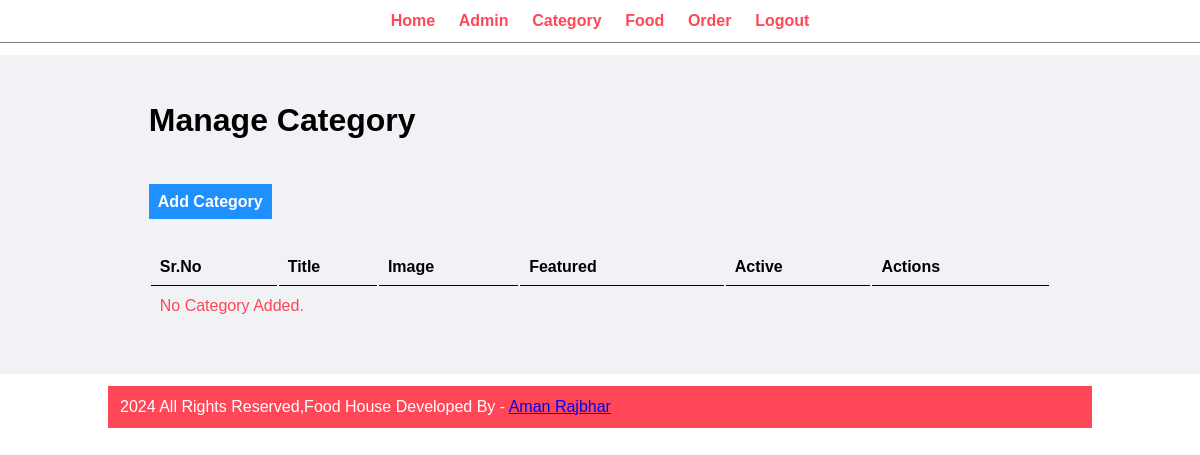
/admin/manage-category.php (signed in), run on an earlier commit of the app's database.
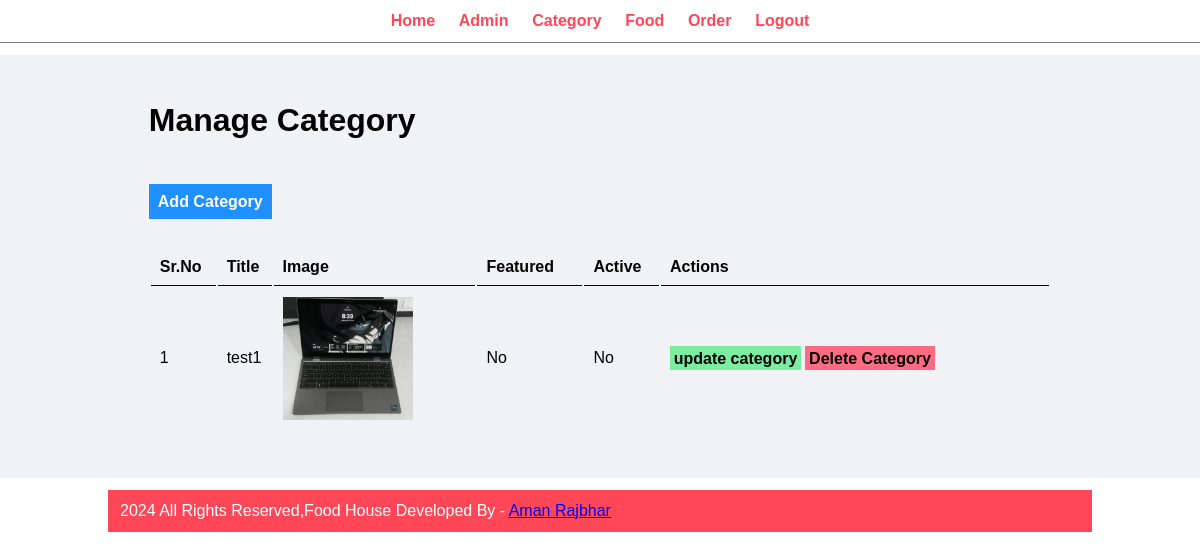
And on a later commit of the database.
### tables this page shows
CREATE TABLE `tbl_category` (
  `id` int NOT NULL,
  `title` varchar(255) NOT NULL,
  `image_name` varchar(255) DEFAULT NULL,
  `featured` enum('Yes','No') DEFAULT 'No',
  `active` enum('Yes','No') DEFAULT 'No'
);

### admin/manage-category.php (the view, shortened to what this page needs)
<?php include('partials/menu.php'); ?>
<div class="main-content">
    <div class="wrapper">
        <h1>Manage Category</h1>
        <br />
        <br><br>
        <a href="<?php echo SITEURL; ?>/admin/add-category.php" class="btn-primary">Add Category</a>
        <br /><br /><br />
        <table class="tbl-full">
            <tr>
                <th>Sr.No</th>
                <th>Title</th>
                <th>Image</th>
                <th>Featured</th>
                <th>Active</th>
                <th>Actions</th>
            </tr>
            <?php
            $sql = "SELECT * FROM tbl_category";
            $res = mysqli_query($conn, $sql);
            $count = mysqli_num_rows($res);
            $sn = 1;
            if ($count > 0) {
                while ($row = mysqli_fetch_assoc($res)) {
                    $id = $row['id'];
                    $title = $row['title'];
                    $image_name = $row['image_name'];
                    $Featured = $row['featured'];
                    $active = $row['active'];
            ?>
                    <tr>
                        <td><?php echo $sn++; ?></td>
                        <td><?php echo $title; ?></td>
                        <td>
                            <?php
                            if ($image_name != "") {
                            ?>
                                <img src="<?php echo SITEURL; ?>/images/category/<?php echo $image_name; ?>" width="130px">
                            <?php
                            } else {
                                echo "<div class='error'>Image not added.</div>";
                            }
                            ?>
                        </td>
                        <td><?php echo $Featured; ?></td>
                        <td><?php echo $active; ?></td>
                        <td>
                            <a href="<?php echo SITEURL;?>/admin/update-category.php" class="btn-secondary">update category</a>
                            <a href="<?php echo SITEURL; ?>/admin/delete-category.php?id=<?php echo $id; ?>&image_name=<?php echo $image_name; ?>" class="btn-danger">Delete Category</a>
                        </td>
                    </tr>
                <?php
                }
            } else {
                ?>
                <tr>
                    <td colspan="6">
                        <div class="error">No Category Added.</div>
                    </td>
                </tr>
            <?php
            }
            ?>
        </table>
    </div>
</div>
<?php include('partials/footer.php'); ?>

### admin/partials/menu.php (shortened to what this page needs)
<html>
<head>
    <link rel="stylesheet" href="../css/admin.css">
</head>
<body>
    <div class="menu text-center">
        <div class="wrapper">
            <ul>
                <li><a href="index.php">Home</a></li>
                <li><a href="manage-admin.php">Admin</a></li>
                <li><a href="manage-category.php">Category</a></li>
                <li><a href="manage-food.php">Food</a></li>
                <li><a href="manage-order.php">Order</a></li>
                <li><a href="logout.php">Logout</a></li>
            </ul>
        </div>
    </div>
</body>
</html>

### admin/partials/footer.php
<div class="footer">
    <div class="wrapper">
        <p>2024 All Rights Reserved,Food House Developed By - <a href="#">Aman Rajbhar</a></p>
    </div>
</div>
</body>
</html>

### css/admin.css (style rules this page uses)
* { margin: 0; padding: 0; font-family: Arial, Helvetica, sans-serif; }
.wrapper { padding: 1%; width: 80%; margin: 0 auto; }
.text-center { text-align: center; }
.tbl-full { width: 100%; }
table tr th { border-bottom: 1px solid black; padding: 1%; text-align: left; }
table tr td { padding: 1%; }
.btn-primary { background-color: #1e90ff; padding: 1%; color: white; text-decoration: none; font-weight: bold; }
.btn-secondary { background-color: #7bed9f; padding: 1%; color:black; text-decoration: none; font-weight: bold; }
.btn-danger { background-color: #ff6b81; padding: 1%; color: black; text-decoration: none; font-weight: bold; }
.menu { border-bottom: 1px solid grey; }
.menu { text-align: center; }
.menu ul { list-style-type: none; }
.menu ul li { display: inline; padding: 1%; font-weight: bold; }
.menu ul li a { text-decoration: none; font-weight: bold; color: #ff4757; }
.main-content { margin: 1% 0%; background-color: #f1f2f6; padding: 3%; }
.footer .wrapper { background-color: #ff4757; color: white; }
.error { color: #ff4757; }

What changed in the data, as far as the page shows it:
added tbl_category: title "test1", image_name (picture), featured "No", active "No"
Also different on the page:
text no longer shown: "No Category Added."
